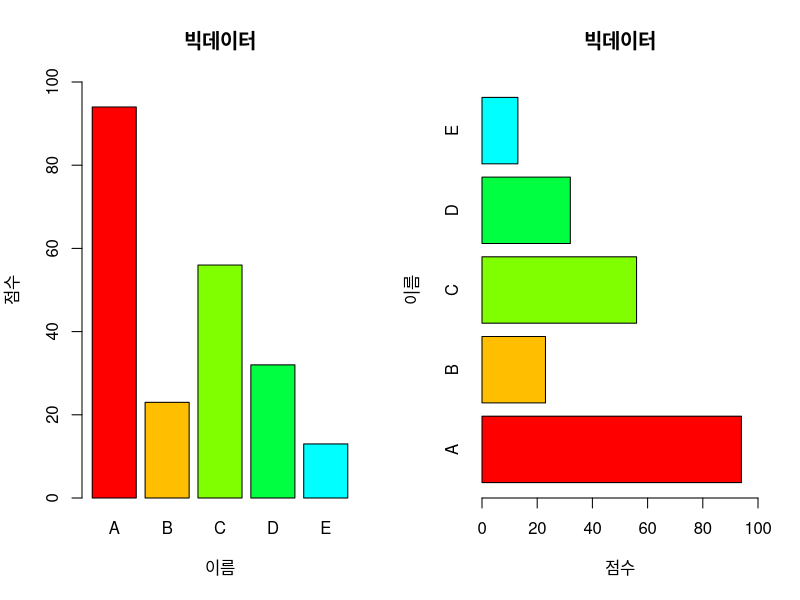
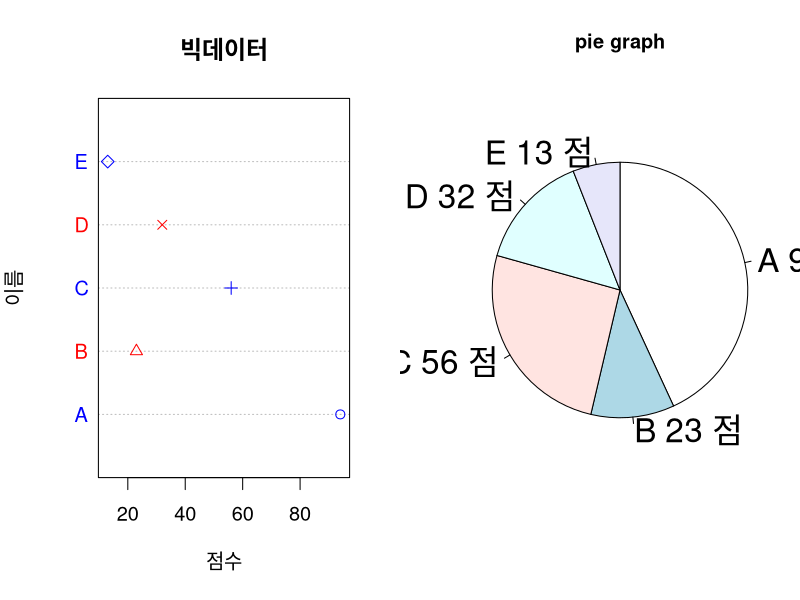

R code for these plots, in order:
score = c(94, 23, 56, 32, 13)
names(score) = c('A', 'B', "C", "D", "E")
par(mfrow=c(1, 2))
barplot(score, ylim=c(0,100),
        col=rainbow(8), xlab ='이름', ylab ='점수', main = '빅데이터')


barplot(score, horiz=TRUE, xlim=c(0,100),
        col=rainbow(8), xlab ='점수', ylab ='이름', main = '빅데이터')

# cex -> 점 크기
dotchart(score, color=c('blue', 'red'), lcolor='gray', pch=1:8,
         labels=names(score), ylab ='이름', xlab ='점수', main ='빅데이터'
         ,cex = 1.2)

pie(score, border = 1, radius = 1, edges = 100, clockwise = TRUE,
    main = 'pie graph', cex = 2, labels = paste(names(score), score,
    '점'))
